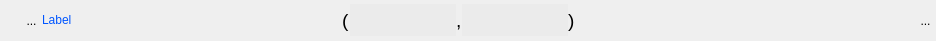
<?xml version="1.0" encoding="UTF-8"?>
<ui version="4.0">
 <class>WidgetTuple2</class>
 <widget class="QWidget" name="WidgetTuple2">
  <property name="geometry">
   <rect>
    <x>0</x>
    <y>0</y>
    <width>936</width>
    <height>41</height>
   </rect>
  </property>
  <property name="sizePolicy">
   <sizepolicy hsizetype="Preferred" vsizetype="Fixed">
    <horstretch>0</horstretch>
    <verstretch>0</verstretch>
   </sizepolicy>
  </property>
  <property name="minimumSize">
   <size>
    <width>0</width>
    <height>0</height>
   </size>
  </property>
  <property name="windowTitle">
   <string>Form</string>
  </property>
  <property name="styleSheet">
   <string notr="true">
 
</string>
  </property>
  <layout class="QHBoxLayout" name="horizontalLayout_3">
   <property name="spacing">
    <number>0</number>
   </property>
   <property name="leftMargin">
    <number>0</number>
   </property>
   <property name="topMargin">
    <number>2</number>
   </property>
   <property name="rightMargin">
    <number>0</number>
   </property>
   <property name="bottomMargin">
    <number>2</number>
   </property>
   <item>
    <layout class="QHBoxLayout" name="horizontalLayout">
     <property name="spacing">
      <number>0</number>
     </property>
     <item>
      <spacer name="horizontalSpacer_3">
       <property name="orientation">
        <enum>Qt::Horizontal</enum>
       </property>
       <property name="sizeType">
        <enum>QSizePolicy::Fixed</enum>
       </property>
       <property name="sizeHint" stdset="0">
        <size>
         <width>21</width>
         <height>20</height>
        </size>
       </property>
      </spacer>
     </item>
     <item>
      <widget class="MonBoutonValide" name="RBValide">
       <property name="minimumSize">
        <size>
         <width>21</width>
         <height>31</height>
        </size>
       </property>
       <property name="maximumSize">
        <size>
         <width>21</width>
         <height>35</height>
        </size>
       </property>
       <property name="focusPolicy">
        <enum>Qt::ClickFocus</enum>
       </property>
       <property name="styleSheet">
        <string notr="true">border : 0px</string>
       </property>
       <property name="text">
        <string>...</string>
       </property>
       <property name="icon">
        <iconset>
         <normaloff>../../../../../../home/A96028/Install_EficasV1/ArbreEficas/Editeur/icons/ast-green-ball.png</normaloff>../../../../../../home/A96028/Install_EficasV1/ArbreEficas/Editeur/icons/ast-green-ball.png</iconset>
       </property>
       <property name="iconSize">
        <size>
         <width>32</width>
         <height>32</height>
        </size>
       </property>
      </widget>
     </item>
    </layout>
   </item>
   <item>
    <widget class="QLabel" name="label">
     <property name="sizePolicy">
      <sizepolicy hsizetype="Fixed" vsizetype="Fixed">
       <horstretch>0</horstretch>
       <verstretch>0</verstretch>
      </sizepolicy>
     </property>
     <property name="minimumSize">
      <size>
       <width>300</width>
       <height>24</height>
      </size>
     </property>
     <property name="maximumSize">
      <size>
       <width>178</width>
       <height>16777215</height>
      </size>
     </property>
     <property name="frameShape">
      <enum>QFrame::NoFrame</enum>
     </property>
     <property name="text">
      <string>&lt;html&gt;&lt;head/&gt;&lt;body&gt;&lt;p&gt;&lt;span style=&quot; color:#0055ff;&quot;&gt;Label&lt;/span&gt;&lt;/p&gt;&lt;/body&gt;&lt;/html&gt;</string>
     </property>
    </widget>
   </item>
   <item>
    <layout class="QHBoxLayout" name="horizontalLayout_2">
     <item>
      <widget class="QLabel" name="label_2">
       <property name="text">
        <string>&lt;html&gt;&lt;head/&gt;&lt;body&gt;&lt;p&gt;&lt;span style=&quot; font-size:14pt;&quot;&gt;(&lt;/span&gt;&lt;/p&gt;&lt;/body&gt;&lt;/html&gt;</string>
       </property>
      </widget>
     </item>
     <item>
      <widget class="QLineEdit" name="lineEditVal1">
       <property name="sizePolicy">
        <sizepolicy hsizetype="Preferred" vsizetype="Fixed">
         <horstretch>0</horstretch>
         <verstretch>0</verstretch>
        </sizepolicy>
       </property>
       <property name="minimumSize">
        <size>
         <width>0</width>
         <height>32</height>
        </size>
       </property>
       <property name="maximumSize">
        <size>
         <width>805</width>
         <height>16777215</height>
        </size>
       </property>
       <property name="styleSheet">
        <string notr="true">background:rgb(235,235,235);
border:0px;

</string>
       </property>
       <property name="readOnly">
        <bool>false</bool>
       </property>
      </widget>
     </item>
     <item>
      <widget class="QLabel" name="label_4">
       <property name="text">
        <string>&lt;html&gt;&lt;head/&gt;&lt;body&gt;&lt;p&gt;&lt;span style=&quot; font-size:14pt;&quot;&gt;,&lt;/span&gt;&lt;/p&gt;&lt;/body&gt;&lt;/html&gt;</string>
       </property>
      </widget>
     </item>
     <item>
      <widget class="QLineEdit" name="lineEditVal2">
       <property name="sizePolicy">
        <sizepolicy hsizetype="Preferred" vsizetype="Fixed">
         <horstretch>0</horstretch>
         <verstretch>0</verstretch>
        </sizepolicy>
       </property>
       <property name="minimumSize">
        <size>
         <width>0</width>
         <height>32</height>
        </size>
       </property>
       <property name="maximumSize">
        <size>
         <width>805</width>
         <height>16777215</height>
        </size>
       </property>
       <property name="focusPolicy">
        <enum>Qt::StrongFocus</enum>
       </property>
       <property name="styleSheet">
        <string notr="true">background:rgb(235,235,235);
border:0px;</string>
       </property>
      </widget>
     </item>
     <item>
      <widget class="QLabel" name="label_3">
       <property name="text">
        <string>&lt;html&gt;&lt;head/&gt;&lt;body&gt;&lt;p&gt;&lt;span style=&quot; font-size:14pt;&quot;&gt;)&lt;/span&gt;&lt;/p&gt;&lt;/body&gt;&lt;/html&gt;</string>
       </property>
      </widget>
     </item>
    </layout>
   </item>
   <item>
    <spacer name="horizontalSpacer_2">
     <property name="orientation">
      <enum>Qt::Horizontal</enum>
     </property>
     <property name="sizeType">
      <enum>QSizePolicy::Expanding</enum>
     </property>
     <property name="sizeHint" stdset="0">
      <size>
       <width>58</width>
       <height>20</height>
      </size>
     </property>
    </spacer>
   </item>
   <item>
    <widget class="QToolButton" name="RBPoubelle">
     <property name="minimumSize">
      <size>
       <width>21</width>
       <height>31</height>
      </size>
     </property>
     <property name="maximumSize">
      <size>
       <width>21</width>
       <height>31</height>
      </size>
     </property>
     <property name="focusPolicy">
      <enum>Qt::ClickFocus</enum>
     </property>
     <property name="styleSheet">
      <string notr="true">border : 0px</string>
     </property>
     <property name="text">
      <string>...</string>
     </property>
     <property name="icon">
      <iconset>
       <normaloff>../../../../../../home/A96028/Install_EficasV1/ArbreEficas/Editeur/icons/deleteRond.png</normaloff>../../../../../../home/A96028/Install_EficasV1/ArbreEficas/Editeur/icons/deleteRond.png</iconset>
     </property>
     <property name="iconSize">
      <size>
       <width>32</width>
       <height>32</height>
      </size>
     </property>
    </widget>
   </item>
  </layout>
 </widget>
 <customwidgets>
  <customwidget>
   <class>MonBoutonValide</class>
   <extends>QToolButton</extends>
   <header>monBoutonValide.h</header>
  </customwidget>
 </customwidgets>
 <tabstops>
  <tabstop>lineEditVal1</tabstop>
  <tabstop>lineEditVal2</tabstop>
  <tabstop>RBValide</tabstop>
 </tabstops>
 <resources/>
 <connections/>
</ui>
